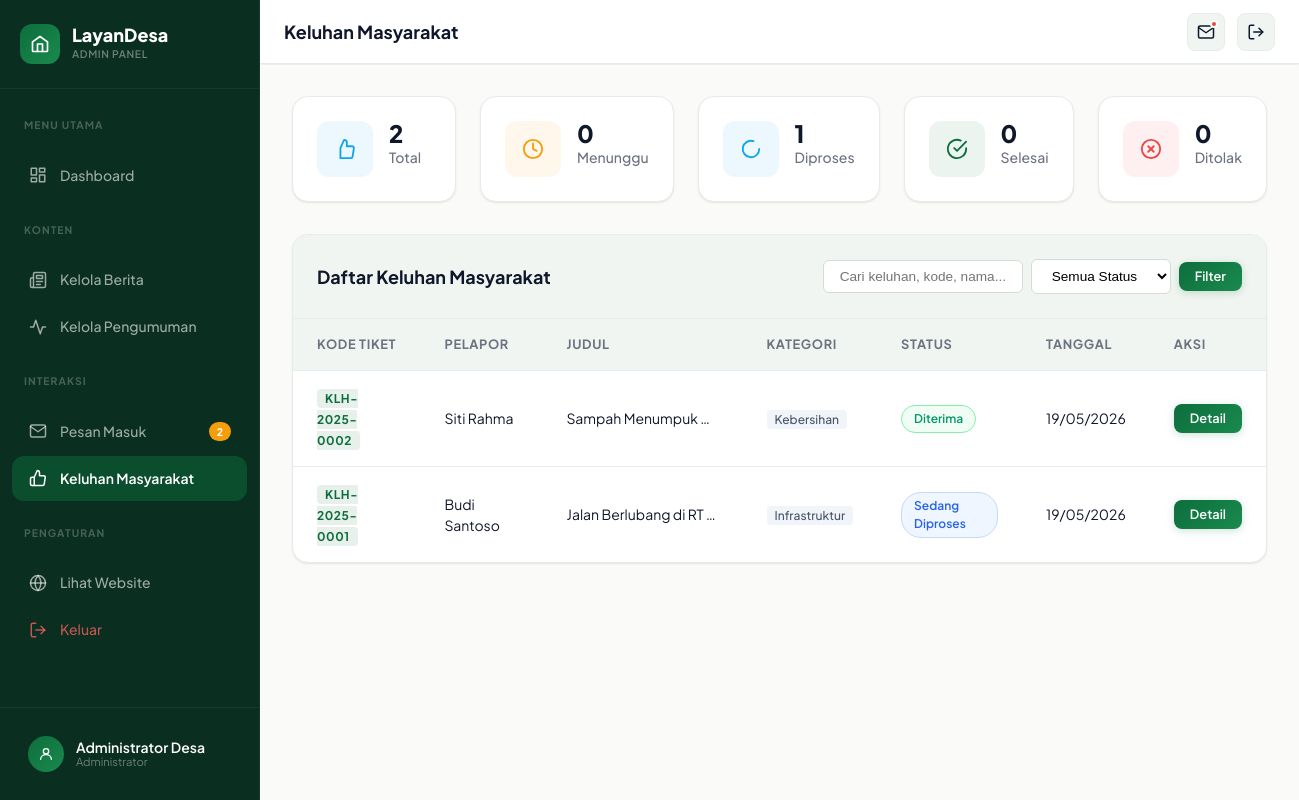
The page /admin/keluhan.php (signed in) on the database its author committed.
### tables this page shows
CREATE TABLE IF NOT EXISTS keluhan (
    id INT AUTO_INCREMENT PRIMARY KEY,
    user_id INT NOT NULL,
    kode_tiket VARCHAR(20) NOT NULL UNIQUE,
    judul VARCHAR(255) NOT NULL,
    kategori ENUM('Infrastruktur','Kebersihan','Keamanan','Pelayanan Publik','Kesehatan','Pendidikan','Sosial','Lainnya') NOT NULL DEFAULT 'Lainnya',
    isi TEXT NOT NULL,
    foto_bukti VARCHAR(255) DEFAULT NULL,
    lokasi VARCHAR(255) DEFAULT NULL,
    tanggal_kejadian DATE DEFAULT NULL,
    status ENUM('menunggu','diterima','diproses','selesai','ditolak') NOT NULL DEFAULT 'menunggu',
    alasan_penolakan TEXT DEFAULT NULL,
    created_at TIMESTAMP DEFAULT CURRENT_TIMESTAMP,
    updated_at TIMESTAMP DEFAULT CURRENT_TIMESTAMP ON UPDATE CURRENT_TIMESTAMP,
    FOREIGN KEY (user_id) REFERENCES users(id) ON DELETE CASCADE,
    INDEX idx_user_id (user_id),
    INDEX idx_status (status),
    INDEX idx_kode_tiket (kode_tiket)
);

CREATE TABLE IF NOT EXISTS users (
    id INT AUTO_INCREMENT PRIMARY KEY,
    nama_lengkap VARCHAR(150) NOT NULL,
    email VARCHAR(150) NOT NULL UNIQUE,
    no_hp VARCHAR(20) NOT NULL,
    password VARCHAR(255) NOT NULL,
    is_active TINYINT(1) DEFAULT 1,
    created_at TIMESTAMP DEFAULT CURRENT_TIMESTAMP,
    updated_at TIMESTAMP DEFAULT CURRENT_TIMESTAMP ON UPDATE CURRENT_TIMESTAMP
);

### auth-masyarakat.php (called while the page is built, shortened)
<?php
function statusLabel(string $status): string {
    $labels = [
        'menunggu'  => 'Menunggu Verifikasi',
        'diterima'  => 'Diterima',
        'diproses'  => 'Sedang Diproses',
        'selesai'   => 'Selesai',
        'ditolak'   => 'Ditolak',
    ];
    return $labels[$status] ?? ucfirst($status);
}

### admin/keluhan.php (the view, shortened to what this page needs)
<?php
require_once 'layout.php';
require_once '../auth-masyarakat.php';
$search   = trim($_GET['q'] ?? '');
$sql    = "SELECT k.id, k.kode_tiket, k.judul, k.kategori, k.status, k.created_at, u.nama_lengkap
           FROM keluhan k JOIN users u ON k.user_id = u.id WHERE 1=1";
$params = [];
$sql .= " ORDER BY FIELD(k.status,'menunggu','diterima','diproses','selesai','ditolak'), k.created_at DESC";
$stmt = $pdo->prepare($sql);
$stmt->execute($params);
$list = $stmt->fetchAll();
$statsRaw = $pdo->query("SELECT status, COUNT(*) as cnt FROM keluhan GROUP BY status")->fetchAll();
$stats = ['menunggu'=>0,'diterima'=>0,'diproses'=>0,'selesai'=>0,'ditolak'=>0,'total'=>0];
foreach ($statsRaw as $s) { $stats[$s['status']] = (int)$s['cnt']; $stats['total'] += (int)$s['cnt']; }
?>
<div class="stats-grid" style="grid-template-columns: repeat(5, 1fr);">
    <div class="stat-card"><div class="stat-card-icon blue" aria-hidden="true"><svg width="22" height="22" viewBox="0 0 24 24" fill="none" stroke="currentColor" stroke-width="2" stroke-linecap="round" stroke-linejoin="round"><path d="M14 9V5a3 3 0 0 0-3-3l-4 9v11h11.28a2 2 0 0 0 2-1.7l1.38-9a2 2 0 0 0-2-2.3H14z"/></svg></div><div class="stat-card-info"><span class="stat-value"><?= $stats['total'] ?></span><span class="stat-label">Total</span></div></div>
    <div class="stat-card"><div class="stat-card-icon gold" aria-hidden="true"><svg width="22" height="22" viewBox="0 0 24 24" fill="none" stroke="currentColor" stroke-width="2" stroke-linecap="round" stroke-linejoin="round"><circle cx="12" cy="12" r="10"/><polyline points="12 6 12 12 16 14"/></svg></div><div class="stat-card-info"><span class="stat-value"><?= $stats['menunggu'] ?></span><span class="stat-label">Menunggu</span></div></div>
    <div class="stat-card"><div class="stat-card-icon blue" aria-hidden="true"><svg width="22" height="22" viewBox="0 0 24 24" fill="none" stroke="currentColor" stroke-width="2" stroke-linecap="round" stroke-linejoin="round"><path d="M21 12a9 9 0 1 1-6.219-8.56"/></svg></div><div class="stat-card-info"><span class="stat-value"><?= $stats['diproses'] ?></span><span class="stat-label">Diproses</span></div></div>
    <div class="stat-card"><div class="stat-card-icon green" aria-hidden="true"><svg width="22" height="22" viewBox="0 0 24 24" fill="none" stroke="currentColor" stroke-width="2" stroke-linecap="round" stroke-linejoin="round"><path d="M22 11.08V12a10 10 0 1 1-5.93-9.14"/><polyline points="22 4 12 14.01 9 11.01"/></svg></div><div class="stat-card-info"><span class="stat-value"><?= $stats['selesai'] ?></span><span class="stat-label">Selesai</span></div></div>
    <div class="stat-card"><div class="stat-card-icon red" aria-hidden="true"><svg width="22" height="22" viewBox="0 0 24 24" fill="none" stroke="currentColor" stroke-width="2" stroke-linecap="round" stroke-linejoin="round"><circle cx="12" cy="12" r="10"/><line x1="15" y1="9" x2="9" y2="15"/><line x1="9" y1="9" x2="15" y2="15"/></svg></div><div class="stat-card-info"><span class="stat-value"><?= $stats['ditolak'] ?></span><span class="stat-label">Ditolak</span></div></div>
</div>
<div class="table-card">
    <div class="table-card-header" style="flex-wrap:wrap; gap:12px;">
        <span class="table-card-title">Daftar Keluhan Masyarakat</span>
        <form method="GET" action="keluhan.php" class="keluhan-filter-form">
            <input type="text" name="q" value="<?= htmlspecialchars($search) ?>" placeholder="Cari keluhan, kode, nama..." class="admin-search-input" id="input-search-keluhan">
            <select name="status" class="admin-filter-select" id="select-filter-status">
                <option value="">Semua Status</option>
            </select>
            <button type="submit" class="btn-admin btn-admin-primary btn-admin-sm" id="btn-filter-keluhan">Filter</button>
        </form>
    </div>
    <div class="table-responsive">
        <table class="admin-table">
            <thead>
                <tr>
                    <th>Kode Tiket</th>
                    <th>Pelapor</th>
                    <th>Judul</th>
                    <th>Kategori</th>
                    <th>Status</th>
                    <th>Tanggal</th>
                    <th>Aksi</th>
                </tr>
            </thead>
            <tbody>
                <?php if (empty($list)): ?>
                <tr><td colspan="7" class="td-empty">Tidak ada keluhan ditemukan.</td></tr>
                <?php else: ?>
                <?php foreach ($list as $k): ?>
                <tr class="<?= $k['status']==='menunggu' ? 'tr-highlight-new' : '' ?>">
                    <td><span class="kode-tiket-badge"><?= htmlspecialchars($k['kode_tiket']) ?></span></td>
                    <td><?= htmlspecialchars($k['nama_lengkap']) ?></td>
                    <td style="max-width:200px; overflow:hidden; text-overflow:ellipsis; white-space:nowrap;" title="<?= htmlspecialchars($k['judul']) ?>"><?= htmlspecialchars($k['judul']) ?></td>
                    <td><span class="kat-badge"><?= htmlspecialchars($k['kategori']) ?></span></td>
                    <td>
                        <span class="admin-status-badge admin-status-badge--<?= $k['status'] ?>">
                            <?= statusLabel($k['status']) ?>
                        </span>
                    </td>
                    <td class="td-date"><?= date('d/m/Y', strtotime($k['created_at'])) ?></td>
                    <td>
                        <a href="keluhan-detail.php?id=<?= $k['id'] ?>" class="btn-admin btn-admin-primary btn-admin-sm" id="btn-detail-<?= $k['id'] ?>">Detail</a>
                    </td>
                </tr>
                <?php endforeach; ?>
                <?php endif; ?>
            </tbody>
        </table>
    </div>
</div>
<?php require_once 'layout_end.php'; ?>

### assets/css/admin-keluhan.css (style rules this page uses)
.keluhan-filter-form { display: flex; flex-wrap: wrap; gap: 0.5rem; align-items: center; }
.admin-search-input { padding: 0.5rem 1rem; border: 1px solid var(--border); border-radius: 6px; font-size: 0.85rem; width: 200px; }
.admin-filter-select { padding: 0.5rem 1rem; border: 1px solid var(--border); border-radius: 6px; font-size: 0.85rem; background: #fff; }
.kode-tiket-badge { background: rgba(26, 107, 60, 0.1); color: var(--primary); padding: 2px 8px; border-radius: 4px; font-size: 0.75rem; font-weight: 700; letter-spacing: 0.05em; }
.kat-badge { background: #f1f5f9; color: #475569; padding: 2px 8px; border-radius: 4px; font-size: 0.75rem; font-weight: 500; }
.admin-status-badge { display: inline-flex; align-items: center; padding: 0.25rem 0.75rem; border-radius: 20px; font-size: 0.75rem; font-weight: 600; }
.admin-status-badge--diterima { background: #f0fdf4; color: #059669; border: 1px solid #86efac; }
.admin-status-badge--diproses { background: #eff6ff; color: #2563eb; border: 1px solid #bfdbfe; }

### rows shown on the page
keluhan: kode_tiket "KLH-2025-0002", user.nama_lengkap "Siti Rahma", judul "Sampah Menumpuk…", kategori "Kebersihan", status "Diterima", created_at "19/05/2026"
keluhan: kode_tiket "KLH-2025-0001", user.nama_lengkap "Budi Santoso", judul "Jalan Berlubang di RT…", kategori "Infrastruktur", status "Sedang Diproses", created_at "19/05/2026"

### other values the page prints
$unreadCount "2"
$adminName "Administrator Desa"
$pageTitle "Keluhan Masyarakat"
$stats['total'] "2"
$stats['menunggu'] "0"
$stats['diproses'] "1"
$stats['selesai'] "0"
$stats['ditolak'] "0"
